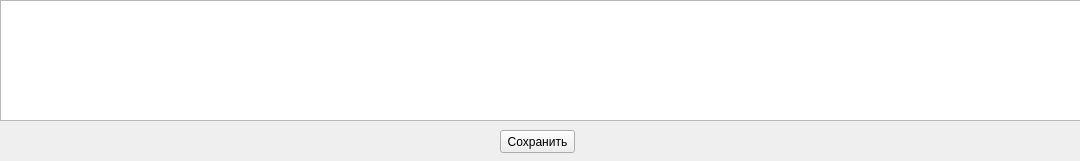
<?xml version="1.0" encoding="UTF-8"?>
<ui version="4.0">
 <class>Form</class>
 <widget class="QWidget" name="Form">
  <property name="geometry">
   <rect>
    <x>0</x>
    <y>0</y>
    <width>1080</width>
    <height>161</height>
   </rect>
  </property>
  <property name="windowTitle">
   <string>Редактирование данных</string>
  </property>
  <widget class="QTableWidget" name="tableEdit">
   <property name="geometry">
    <rect>
     <x>0</x>
     <y>0</y>
     <width>1081</width>
     <height>121</height>
    </rect>
   </property>
  </widget>
  <widget class="QPushButton" name="saveBtn">
   <property name="geometry">
    <rect>
     <x>500</x>
     <y>130</y>
     <width>75</width>
     <height>23</height>
    </rect>
   </property>
   <property name="text">
    <string>Сохранить</string>
   </property>
  </widget>
 </widget>
 <resources/>
 <connections/>
</ui>
